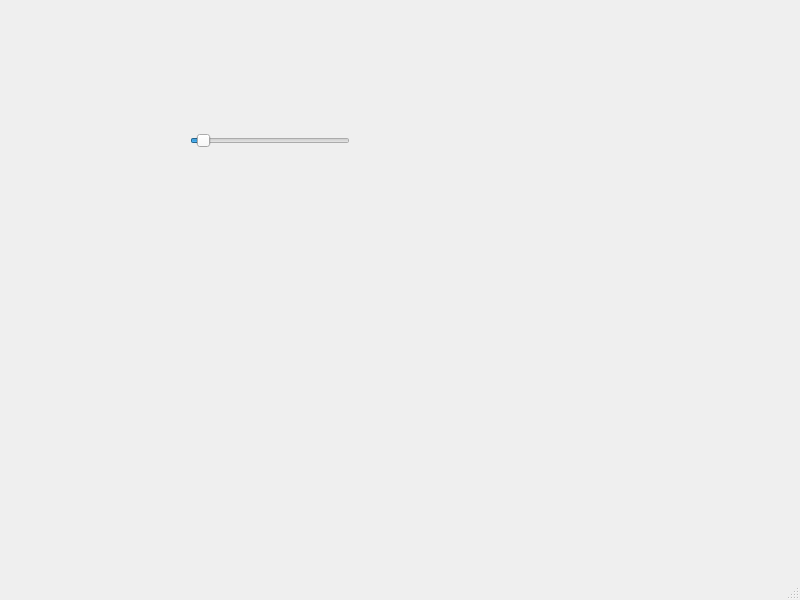
<?xml version="1.0" encoding="UTF-8"?>
<ui version="4.0">
 <class>MainWindow</class>
 <widget class="QMainWindow" name="MainWindow">
  <property name="geometry">
   <rect>
    <x>0</x>
    <y>0</y>
    <width>800</width>
    <height>600</height>
   </rect>
  </property>
  <property name="mouseTracking">
   <bool>true</bool>
  </property>
  <property name="windowTitle">
   <string>MainWindow</string>
  </property>
  <widget class="QWidget" name="centralwidget">
   <widget class="QSlider" name="horizontalSlider">
    <property name="geometry">
     <rect>
      <x>190</x>
      <y>130</y>
      <width>160</width>
      <height>22</height>
     </rect>
    </property>
    <property name="value">
     <number>4</number>
    </property>
    <property name="sliderPosition">
     <number>4</number>
    </property>
    <property name="orientation">
     <enum>Qt::Horizontal</enum>
    </property>
   </widget>
  </widget>
  <widget class="QMenuBar" name="menubar">
   <property name="geometry">
    <rect>
     <x>0</x>
     <y>0</y>
     <width>800</width>
     <height>26</height>
    </rect>
   </property>
  </widget>
  <widget class="QStatusBar" name="statusbar"/>
 </widget>
 <resources/>
 <connections/>
</ui>
